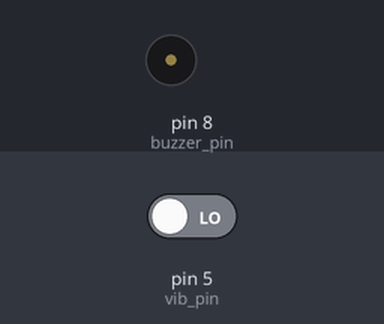
This sketch was run on a simulated Arduino Uno, built with avr-gcc and run on an emulated ATmega328P. Parts: buzzer (waves = sounding). The test bench sets the inputs (shaded band); at power-on: pin 5 (vib_pin) LOW.

Above: at 1.2 s.
1.3 s: pin 5 (vib_pin) driven HIGH
At 2.0 s:
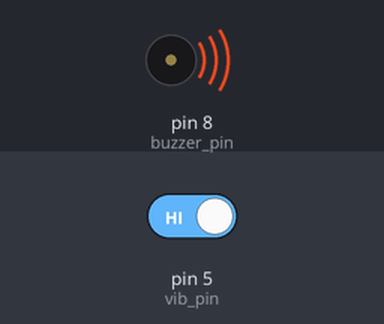
4.3 s: pin 5 (vib_pin) driven LOW
At 5.5 s:
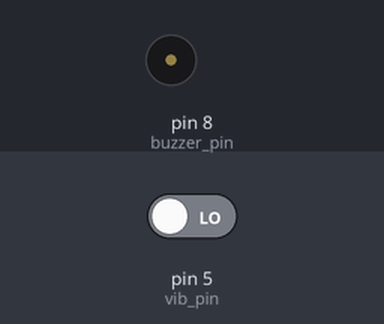
Timing chart, 0 to 7.3 s (numbered marks = the images above; inputs shaded):
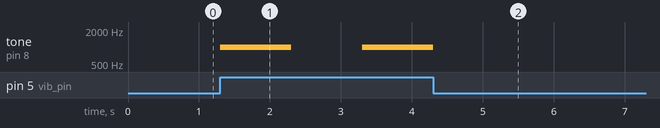

Measured:
- after the input at 1.3 s, tone on pin 8 (buzzer_pin): silent → 1000 Hz at once, → silent 1.0 s later, → 1000 Hz 1.0 s later
- after the input at 4.3 s, tone on pin 8 (buzzer_pin): goes on until 4.3 s, then stays silent

The sketch:

sketch_VIB.ino
```cpp
int vib_pin = 5;
int buzzer_pin = 8; // Connect the passive buzzer module to pin 8

void setup() {
  pinMode(vib_pin, INPUT);
  pinMode(buzzer_pin, OUTPUT);
}

void loop() {
  int val;
  val = digitalRead(vib_pin);

  if (val == HIGH) {
    // Generate sound on the buzzer
    tone(buzzer_pin, 1000); // Generate a tone of 1000 Hz
    delay(1000); // Keep the tone on for 1 second
    noTone(buzzer_pin); // Turn off the tone
    delay(1000); // Wait for 1 second
  } else {
    noTone(buzzer_pin); // Ensure the buzzer is off
  }
}
```
